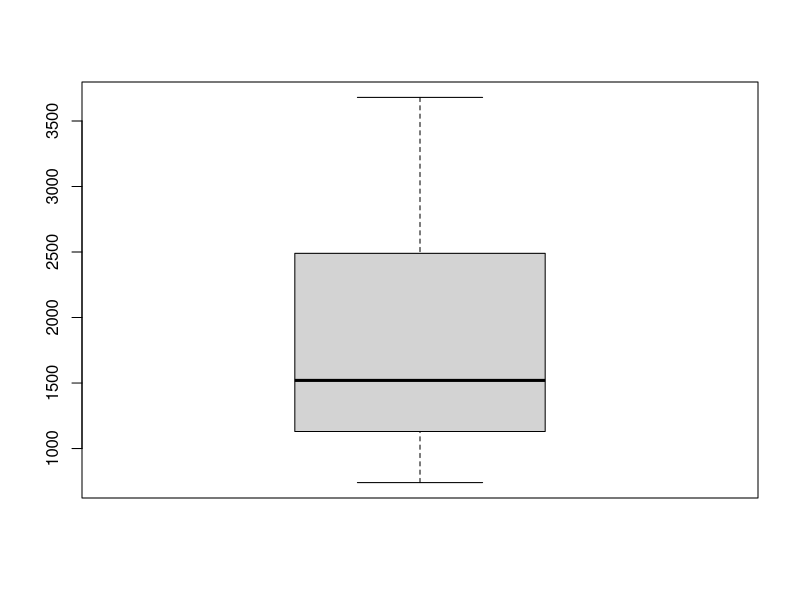

The R source for this figure:
sqrt(1+(2^2)+(3^3)+(4^4)+(5^5))
ventas.dvd = c(790,740,1610,1270,1330,2100,990,1430,2490,2490,3680,3020)
boxplot(ventas.dvd)
mean(ventas.dvd)
median(ventas.dvd)
sd(ventas.dvd)
nym.2002 = read.csv(file = "nym.2002.csv", header=TRUE,sep=":",dec=",")
